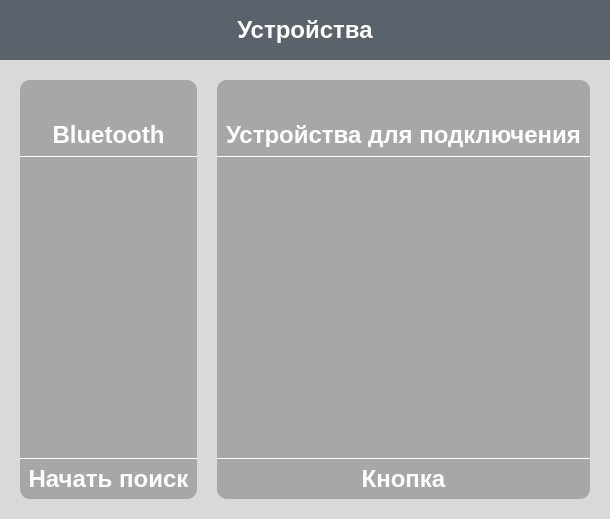
<?xml version="1.0" encoding="UTF-8"?>
<ui version="4.0">
 <class>searchWidget</class>
 <widget class="QFrame" name="searchWidget">
  <property name="geometry">
   <rect>
    <x>0</x>
    <y>0</y>
    <width>610</width>
    <height>519</height>
   </rect>
  </property>
  <property name="font">
   <font>
    <bold>true</bold>
   </font>
  </property>
  <property name="windowTitle">
   <string>Frame</string>
  </property>
  <property name="styleSheet">
   <string notr="true">background: #d9d9d9</string>
  </property>
  <layout class="QGridLayout" name="gridLayout_2">
   <property name="leftMargin">
    <number>0</number>
   </property>
   <property name="topMargin">
    <number>0</number>
   </property>
   <property name="rightMargin">
    <number>0</number>
   </property>
   <property name="bottomMargin">
    <number>0</number>
   </property>
   <property name="spacing">
    <number>0</number>
   </property>
   <item row="0" column="0" colspan="5">
    <widget class="QWidget" name="widget" native="true">
     <property name="sizePolicy">
      <sizepolicy hsizetype="Minimum" vsizetype="Minimum">
       <horstretch>0</horstretch>
       <verstretch>0</verstretch>
      </sizepolicy>
     </property>
     <property name="minimumSize">
      <size>
       <width>0</width>
       <height>60</height>
      </size>
     </property>
     <property name="maximumSize">
      <size>
       <width>16777215</width>
       <height>16777215</height>
      </size>
     </property>
     <property name="styleSheet">
      <string notr="true">background: #5C626B</string>
     </property>
     <layout class="QVBoxLayout" name="verticalLayout">
      <item>
       <widget class="QLabel" name="label">
        <property name="font">
         <font>
          <pointsize>18</pointsize>
          <bold>true</bold>
         </font>
        </property>
        <property name="toolTip">
         <string/>
        </property>
        <property name="styleSheet">
         <string notr="true">	color: #ffffff;</string>
        </property>
        <property name="text">
         <string>Устройства</string>
        </property>
        <property name="scaledContents">
         <bool>false</bool>
        </property>
        <property name="alignment">
         <set>Qt::AlignmentFlag::AlignCenter</set>
        </property>
       </widget>
      </item>
     </layout>
    </widget>
   </item>
   <item row="1" column="1">
    <spacer name="verticalSpacer_2">
     <property name="orientation">
      <enum>Qt::Orientation::Vertical</enum>
     </property>
     <property name="sizeType">
      <enum>QSizePolicy::Policy::Minimum</enum>
     </property>
     <property name="sizeHint" stdset="0">
      <size>
       <width>20</width>
       <height>20</height>
      </size>
     </property>
    </spacer>
   </item>
   <item row="1" column="3">
    <spacer name="verticalSpacer_4">
     <property name="orientation">
      <enum>Qt::Orientation::Vertical</enum>
     </property>
     <property name="sizeType">
      <enum>QSizePolicy::Policy::Minimum</enum>
     </property>
     <property name="sizeHint" stdset="0">
      <size>
       <width>20</width>
       <height>20</height>
      </size>
     </property>
    </spacer>
   </item>
   <item row="2" column="0">
    <spacer name="horizontalSpacer_7">
     <property name="orientation">
      <enum>Qt::Orientation::Horizontal</enum>
     </property>
     <property name="sizeType">
      <enum>QSizePolicy::Policy::Minimum</enum>
     </property>
     <property name="sizeHint" stdset="0">
      <size>
       <width>20</width>
       <height>20</height>
      </size>
     </property>
    </spacer>
   </item>
   <item row="2" column="1">
    <layout class="QVBoxLayout" name="findLayout" stretch="0,1,0,1,0">
     <property name="spacing">
      <number>0</number>
     </property>
     <item>
      <widget class="QWidget" name="widget_4" native="true">
       <property name="maximumSize">
        <size>
         <width>16777215</width>
         <height>76</height>
        </size>
       </property>
       <property name="styleSheet">
        <string notr="true">background: #A7A7A7;
border-top-left-radius: 10px;  /* Закругление левого верхнего угла */
border-top-right-radius: 10px; /* Закругление правого верхнего угла */
border-bottom-left-radius: 0px;  /* Нижние углы остаются прямыми */
border-bottom-right-radius: 0px;</string>
       </property>
       <layout class="QGridLayout" name="gridLayout">
        <property name="topMargin">
         <number>0</number>
        </property>
        <item row="1" column="0">
         <spacer name="horizontalSpacer_2">
          <property name="orientation">
           <enum>Qt::Orientation::Horizontal</enum>
          </property>
          <property name="sizeHint" stdset="0">
           <size>
            <width>146</width>
            <height>12</height>
           </size>
          </property>
         </spacer>
        </item>
        <item row="1" column="2">
         <spacer name="horizontalSpacer">
          <property name="orientation">
           <enum>Qt::Orientation::Horizontal</enum>
          </property>
          <property name="sizeHint" stdset="0">
           <size>
            <width>143</width>
            <height>16</height>
           </size>
          </property>
         </spacer>
        </item>
        <item row="1" column="1">
         <widget class="QLabel" name="label_2">
          <property name="minimumSize">
           <size>
            <width>24</width>
            <height>24</height>
           </size>
          </property>
          <property name="maximumSize">
           <size>
            <width>24</width>
            <height>24</height>
           </size>
          </property>
          <property name="text">
           <string/>
          </property>
          <property name="pixmap">
           <pixmap resource="../resources.qrc">:/searchWidget/bluetooth-white.png</pixmap>
          </property>
          <property name="scaledContents">
           <bool>true</bool>
          </property>
          <property name="alignment">
           <set>Qt::AlignmentFlag::AlignCenter</set>
          </property>
         </widget>
        </item>
        <item row="2" column="0" colspan="3">
         <widget class="QLabel" name="label_3">
          <property name="font">
           <font>
            <pointsize>18</pointsize>
            <bold>true</bold>
           </font>
          </property>
          <property name="styleSheet">
           <string notr="true">color: white</string>
          </property>
          <property name="text">
           <string>Bluetooth</string>
          </property>
          <property name="alignment">
           <set>Qt::AlignmentFlag::AlignCenter</set>
          </property>
         </widget>
        </item>
        <item row="0" column="1">
         <spacer name="verticalSpacer">
          <property name="orientation">
           <enum>Qt::Orientation::Vertical</enum>
          </property>
          <property name="sizeType">
           <enum>QSizePolicy::Policy::Minimum</enum>
          </property>
          <property name="sizeHint" stdset="0">
           <size>
            <width>20</width>
            <height>14</height>
           </size>
          </property>
         </spacer>
        </item>
       </layout>
      </widget>
     </item>
     <item>
      <widget class="QWidget" name="whiteLine_2" native="true">
       <property name="minimumSize">
        <size>
         <width>0</width>
         <height>1</height>
        </size>
       </property>
       <property name="maximumSize">
        <size>
         <width>16777215</width>
         <height>1</height>
        </size>
       </property>
       <property name="styleSheet">
        <string notr="true">background: white</string>
       </property>
      </widget>
     </item>
     <item>
      <widget class="QListView" name="findedDevicesView">
       <property name="minimumSize">
        <size>
         <width>0</width>
         <height>300</height>
        </size>
       </property>
       <property name="styleSheet">
        <string notr="true">QScrollBar:vertical {
     width: 0px;
}

QWidget {
background: #A7A7A7;
border: none;
}</string>
       </property>
       <property name="editTriggers">
        <set>QAbstractItemView::EditTrigger::EditKeyPressed</set>
       </property>
      </widget>
     </item>
     <item>
      <widget class="QWidget" name="whiteLine_1" native="true">
       <property name="minimumSize">
        <size>
         <width>0</width>
         <height>1</height>
        </size>
       </property>
       <property name="maximumSize">
        <size>
         <width>16777215</width>
         <height>1</height>
        </size>
       </property>
       <property name="styleSheet">
        <string notr="true">background: white</string>
       </property>
      </widget>
     </item>
     <item>
      <widget class="QPushButton" name="doFindButton">
       <property name="sizePolicy">
        <sizepolicy hsizetype="Minimum" vsizetype="Minimum">
         <horstretch>0</horstretch>
         <verstretch>0</verstretch>
        </sizepolicy>
       </property>
       <property name="minimumSize">
        <size>
         <width>0</width>
         <height>40</height>
        </size>
       </property>
       <property name="font">
        <font>
         <pointsize>18</pointsize>
         <bold>true</bold>
        </font>
       </property>
       <property name="styleSheet">
        <string notr="true">
QPushButton {
background: #A7A7A7;
border: none;
color: white;
border-top-left-radius: 0px;  /* Закругление левого верхнего угла */
border-top-right-radius: 0px; /* Закругление правого верхнего угла */
border-bottom-left-radius: 10px;  /* Нижние углы остаются прямыми */
border-bottom-right-radius: 10px;       
}

QPushButton:pressed {
	background-color: rgba(0, 0, 0, 30);
}</string>
       </property>
       <property name="text">
        <string>Начать поиск</string>
       </property>
      </widget>
     </item>
    </layout>
   </item>
   <item row="2" column="2">
    <spacer name="horizontalSpacer_3">
     <property name="orientation">
      <enum>Qt::Orientation::Horizontal</enum>
     </property>
     <property name="sizeType">
      <enum>QSizePolicy::Policy::Minimum</enum>
     </property>
     <property name="sizeHint" stdset="0">
      <size>
       <width>20</width>
       <height>20</height>
      </size>
     </property>
    </spacer>
   </item>
   <item row="2" column="3">
    <layout class="QVBoxLayout" name="conLayout" stretch="0,1,0,1,0">
     <property name="spacing">
      <number>0</number>
     </property>
     <item>
      <widget class="QWidget" name="widget_9" native="true">
       <property name="maximumSize">
        <size>
         <width>16777215</width>
         <height>76</height>
        </size>
       </property>
       <property name="styleSheet">
        <string notr="true">background: #A7A7A7;
border-top-left-radius: 10px;  /* Закругление левого верхнего угла */
border-top-right-radius: 10px; /* Закругление правого верхнего угла */
border-bottom-left-radius: 0px;  /* Нижние углы остаются прямыми */
border-bottom-right-radius: 0px;</string>
       </property>
       <layout class="QGridLayout" name="gridLayout_3">
        <property name="topMargin">
         <number>0</number>
        </property>
        <item row="1" column="2">
         <spacer name="horizontalSpacer_6">
          <property name="orientation">
           <enum>Qt::Orientation::Horizontal</enum>
          </property>
          <property name="sizeHint" stdset="0">
           <size>
            <width>143</width>
            <height>16</height>
           </size>
          </property>
         </spacer>
        </item>
        <item row="2" column="0" colspan="3">
         <widget class="QLabel" name="nameForActiveLocalDevice">
          <property name="font">
           <font>
            <pointsize>18</pointsize>
            <bold>true</bold>
           </font>
          </property>
          <property name="styleSheet">
           <string notr="true">color: white</string>
          </property>
          <property name="text">
           <string>Устройства для подключения</string>
          </property>
          <property name="alignment">
           <set>Qt::AlignmentFlag::AlignCenter</set>
          </property>
         </widget>
        </item>
        <item row="1" column="1">
         <widget class="QLabel" name="label_6">
          <property name="minimumSize">
           <size>
            <width>30</width>
            <height>30</height>
           </size>
          </property>
          <property name="maximumSize">
           <size>
            <width>30</width>
            <height>30</height>
           </size>
          </property>
          <property name="text">
           <string/>
          </property>
          <property name="pixmap">
           <pixmap resource="../resources.qrc">:/searchWidget/connected-devices.png</pixmap>
          </property>
          <property name="scaledContents">
           <bool>true</bool>
          </property>
          <property name="alignment">
           <set>Qt::AlignmentFlag::AlignCenter</set>
          </property>
         </widget>
        </item>
        <item row="1" column="0">
         <spacer name="horizontalSpacer_5">
          <property name="orientation">
           <enum>Qt::Orientation::Horizontal</enum>
          </property>
          <property name="sizeHint" stdset="0">
           <size>
            <width>146</width>
            <height>12</height>
           </size>
          </property>
         </spacer>
        </item>
        <item row="0" column="1">
         <spacer name="verticalSpacer_3">
          <property name="orientation">
           <enum>Qt::Orientation::Vertical</enum>
          </property>
          <property name="sizeType">
           <enum>QSizePolicy::Policy::Minimum</enum>
          </property>
          <property name="sizeHint" stdset="0">
           <size>
            <width>20</width>
            <height>14</height>
           </size>
          </property>
         </spacer>
        </item>
       </layout>
      </widget>
     </item>
     <item>
      <widget class="QWidget" name="whiteLine_3" native="true">
       <property name="minimumSize">
        <size>
         <width>0</width>
         <height>1</height>
        </size>
       </property>
       <property name="maximumSize">
        <size>
         <width>16777215</width>
         <height>1</height>
        </size>
       </property>
       <property name="styleSheet">
        <string notr="true">background: white</string>
       </property>
      </widget>
     </item>
     <item>
      <widget class="QListView" name="devicesForConnection">
       <property name="minimumSize">
        <size>
         <width>0</width>
         <height>300</height>
        </size>
       </property>
       <property name="styleSheet">
        <string notr="true">QScrollBar:vertical {
     width: 0px;
}

QWidget {
background: #A7A7A7;
border: none;
}</string>
       </property>
       <property name="editTriggers">
        <set>QAbstractItemView::EditTrigger::EditKeyPressed</set>
       </property>
      </widget>
     </item>
     <item>
      <widget class="QWidget" name="whiteLine_4" native="true">
       <property name="minimumSize">
        <size>
         <width>0</width>
         <height>1</height>
        </size>
       </property>
       <property name="maximumSize">
        <size>
         <width>16777215</width>
         <height>1</height>
        </size>
       </property>
       <property name="styleSheet">
        <string notr="true">background: white</string>
       </property>
      </widget>
     </item>
     <item>
      <widget class="QPushButton" name="doFind_2">
       <property name="sizePolicy">
        <sizepolicy hsizetype="Minimum" vsizetype="Minimum">
         <horstretch>0</horstretch>
         <verstretch>0</verstretch>
        </sizepolicy>
       </property>
       <property name="minimumSize">
        <size>
         <width>0</width>
         <height>40</height>
        </size>
       </property>
       <property name="font">
        <font>
         <pointsize>18</pointsize>
         <bold>true</bold>
        </font>
       </property>
       <property name="styleSheet">
        <string notr="true">
QPushButton {
background: #A7A7A7;
border: none;
color: white;
border-top-left-radius: 0px;  /* Закругление левого верхнего угла */
border-top-right-radius: 0px; /* Закругление правого верхнего угла */
border-bottom-left-radius: 10px;  /* Нижние углы остаются прямыми */
border-bottom-right-radius: 10px;       
}

QPushButton:pressed {
	background-color: rgba(0, 0, 0, 30);
}</string>
       </property>
       <property name="text">
        <string>Кнопка</string>
       </property>
      </widget>
     </item>
    </layout>
   </item>
   <item row="2" column="4">
    <spacer name="horizontalSpacer_4">
     <property name="orientation">
      <enum>Qt::Orientation::Horizontal</enum>
     </property>
     <property name="sizeType">
      <enum>QSizePolicy::Policy::Minimum</enum>
     </property>
     <property name="sizeHint" stdset="0">
      <size>
       <width>20</width>
       <height>20</height>
      </size>
     </property>
    </spacer>
   </item>
   <item row="3" column="1">
    <spacer name="verticalSpacer_6">
     <property name="orientation">
      <enum>Qt::Orientation::Vertical</enum>
     </property>
     <property name="sizeType">
      <enum>QSizePolicy::Policy::Minimum</enum>
     </property>
     <property name="sizeHint" stdset="0">
      <size>
       <width>20</width>
       <height>20</height>
      </size>
     </property>
    </spacer>
   </item>
   <item row="3" column="3">
    <spacer name="verticalSpacer_5">
     <property name="orientation">
      <enum>Qt::Orientation::Vertical</enum>
     </property>
     <property name="sizeType">
      <enum>QSizePolicy::Policy::Minimum</enum>
     </property>
     <property name="sizeHint" stdset="0">
      <size>
       <width>20</width>
       <height>20</height>
      </size>
     </property>
    </spacer>
   </item>
  </layout>
 </widget>
 <resources>
  <include location="../resources.qrc"/>
 </resources>
 <connections/>
</ui>
